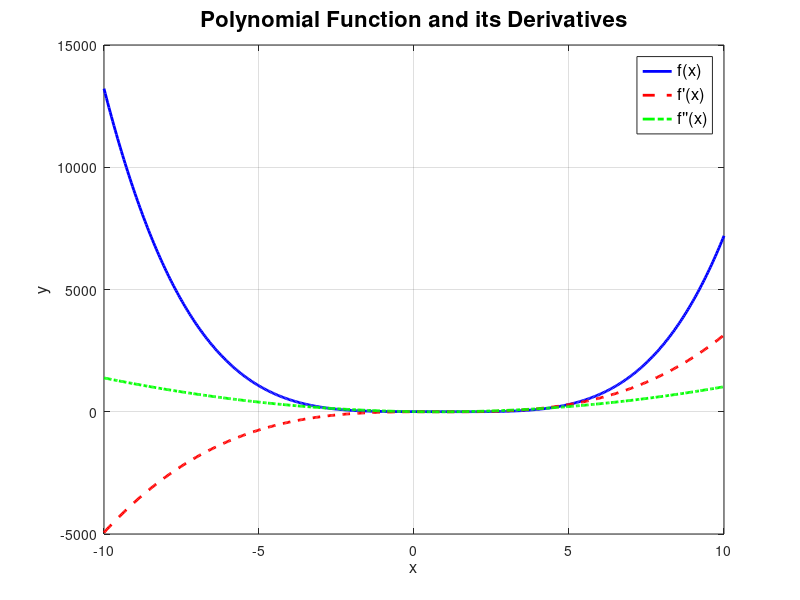

Source code (MATLAB):
% Q1: Plot a 4th-degree polynomial and its derivatives

clc; clear; close all;

% Define function and derivatives
f = @(x) x.^4 - 3*x.^3 + 2*x.^2 - x + 5;      % Original function
f1 = @(x) 4*x.^3 - 9*x.^2 + 4*x - 1;          % First derivative
f2 = @(x) 12*x.^2 - 18*x + 4;                 % Second derivative

% Define x range
x = linspace(-10, 10, 500);

% Evaluate functions
y  = f(x);
y1 = f1(x);
y2 = f2(x);

% Plot
figure;
plot(x, y, 'b', 'LineWidth', 2); hold on;
plot(x, y1, 'r--', 'LineWidth', 2);
plot(x, y2, 'g-.', 'LineWidth', 2);

% Labels and formatting
xlabel('x', 'FontSize', 12);
ylabel('y', 'FontSize', 12);
title('Polynomial Function and its Derivatives', 'FontSize', 16);
legend('f(x)', 'f''(x)', 'f''''(x)', 'Location', 'best', 'FontSize', 12);
grid on;

